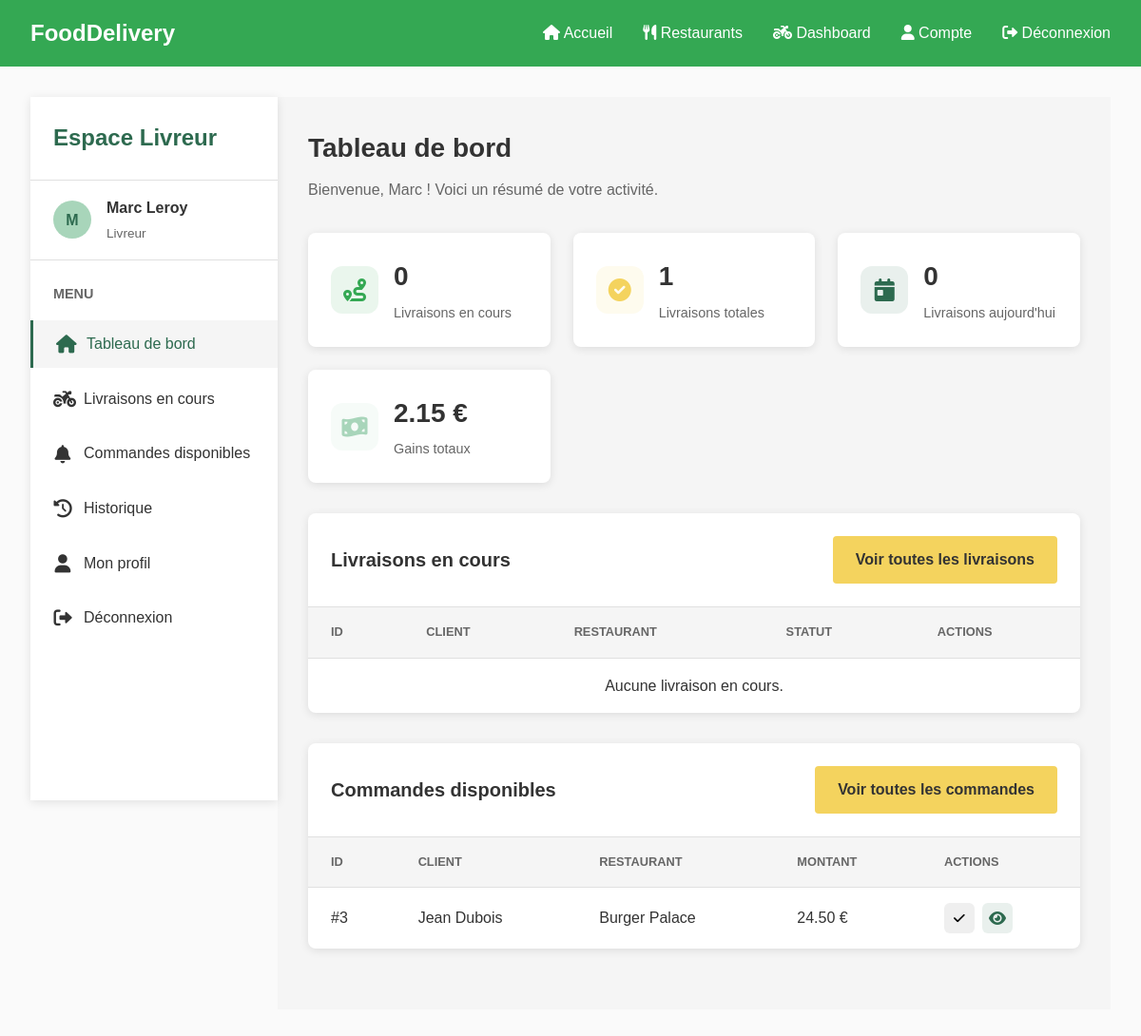
The app's page /pages/livreur/dashboard.php (signed in) with its own data.
### tables this page shows
CREATE TABLE Livreur (
    id_livreur INT AUTO_INCREMENT PRIMARY KEY,
    nom_l VARCHAR(50) NOT NULL,
    prenom_l VARCHAR(50) NOT NULL,
    email VARCHAR(100) NOT NULL UNIQUE,
    telephone VARCHAR(20) NOT NULL,
    mot_de_passe VARCHAR(255) NOT NULL,
    vehicule ENUM('scooter', 'velo', 'voiture') DEFAULT 'scooter',
    date_inscription DATETIME DEFAULT CURRENT_TIMESTAMP
);

CREATE TABLE Commande (
    id_commande INT AUTO_INCREMENT PRIMARY KEY,
    id_client INT NOT NULL,
    id_livreur INT,
    statut ENUM('en attente', 'confirmé', 'en préparation', 'en livraison', 'livré', 'annulé') DEFAULT 'en attente',
    date DATETIME DEFAULT CURRENT_TIMESTAMP,
    FOREIGN KEY (id_client) REFERENCES Client(id_client) ON DELETE CASCADE,
    FOREIGN KEY (id_livreur) REFERENCES Livreur(id_livreur) ON DELETE SET NULL
);

CREATE TABLE Client (
    id_client INT AUTO_INCREMENT PRIMARY KEY,
    nom_c VARCHAR(50) NOT NULL,
    prenom_c VARCHAR(50) NOT NULL,
    adresse_c TEXT NOT NULL,
    email VARCHAR(100) NOT NULL UNIQUE,
    mot_de_passe VARCHAR(255) NOT NULL,
    date_inscription DATETIME DEFAULT CURRENT_TIMESTAMP
);

### pages/livreur/dashboard.php (the view, shortened to what this page needs)
<?php
include_once '../../includes/header.php';
$livreurId = $_SESSION['user_id'];
function getLivreurInfo($livreurId) {
    try {
        $conn = getDbConnection();
        $stmt = $conn->prepare("SELECT * FROM Livreur WHERE id_livreur = :id");
        $stmt->bindParam(':id', $livreurId);
        $stmt->execute();
        return $stmt->fetch(PDO::FETCH_ASSOC);
    } catch (PDOException $e) {
        return null;
    }
}
function getCurrentDeliveries($livreurId) {
    try {
        $conn = getDbConnection();
        $stmt = $conn->prepare("SELECT c.*, cl.nom_c, cl.prenom_c, cl.adresse_c, r.nom_r, r.adresse_r, p.montant
                               FROM Commande c
                               JOIN Client cl ON c.id_client = cl.id_client
                               JOIN Paiement p ON c.id_commande = p.id_commande
                               JOIN Contient co ON c.id_commande = co.id_commande
                               JOIN Produit pr ON co.id_produit = pr.id_produit
                               JOIN Restaurant r ON pr.id_restaurant = r.id_restaurant
                               WHERE c.id_livreur = :livreurId
                               AND c.statut IN ('confirmé', 'en préparation', 'en livraison')
                               GROUP BY c.id_commande
                               ORDER BY c.date DESC");
        $stmt->bindParam(':livreurId', $livreurId);
        $stmt->execute();
        return $stmt->fetchAll(PDO::FETCH_ASSOC);
    } catch (PDOException $e) {
        return [];
    }
}
function countTotalDeliveries($livreurId) {
    try {
        $conn = getDbConnection();
        $stmt = $conn->prepare("SELECT COUNT(*) as total FROM Commande WHERE id_livreur = :livreurId");
        $stmt->bindParam(':livreurId', $livreurId);
        $stmt->execute();
        $result = $stmt->fetch(PDO::FETCH_ASSOC);
        return $result['total'];
    } catch (PDOException $e) {
        return 0;
    }
}
function countTodayDeliveries($livreurId) {
    try {
        $conn = getDbConnection();
        $today = date('Y-m-d');
        $stmt = $conn->prepare("SELECT COUNT(*) as total FROM Commande
                               WHERE id_livreur = :livreurId
                               AND DATE(date) = :today");
        $stmt->bindParam(':livreurId', $livreurId);
        $stmt->bindParam(':today', $today);
        $stmt->execute();
        $result = $stmt->fetch(PDO::FETCH_ASSOC);
        return $result['total'];
    } catch (PDOException $e) {
        return 0;
    }
}
function calculateTotalEarnings($livreurId) {
    try {
        $conn = getDbConnection();
        $stmt = $conn->prepare("SELECT SUM(p.montant * 0.1) as total
                               FROM Paiement p
                               JOIN Commande c ON p.id_commande = c.id_commande
                               WHERE c.id_livreur = :livreurId
                               AND c.statut = 'livré'");
        $stmt->bindParam(':livreurId', $livreurId);
        $stmt->execute();
        $result = $stmt->fetch(PDO::FETCH_ASSOC);
        return $result['total'] ? $result['total'] : 0;
    } catch (PDOException $e) {
        return 0;
    }
}
function getAvailableOrders() {
    try {
        $conn = getDbConnection();
        $stmt = $conn->prepare("SELECT c.*, cl.nom_c, cl.prenom_c, cl.adresse_c, r.nom_r, r.adresse_r, p.montant
                               FROM Commande c
                               JOIN Client cl ON c.id_client = cl.id_client
                               JOIN Paiement p ON c.id_commande = p.id_commande
                               JOIN Contient co ON c.id_commande = co.id_commande
                               JOIN Produit pr ON co.id_produit = pr.id_produit
                               JOIN Restaurant r ON pr.id_restaurant = r.id_restaurant
                               WHERE c.id_livreur IS NULL
                               AND c.statut = 'confirmé'
                               GROUP BY c.id_commande
                               ORDER BY c.date DESC");
        $stmt->execute();
        return $stmt->fetchAll(PDO::FETCH_ASSOC);
    } catch (PDOException $e) {
        return [];
    }
}
$livreur = getLivreurInfo($livreurId);
$currentDeliveries = getCurrentDeliveries($livreurId);
$availableOrders = getAvailableOrders();
$totalDeliveries = countTotalDeliveries($livreurId);
$todayDeliveries = countTodayDeliveries($livreurId);
$totalEarnings = calculateTotalEarnings($livreurId);
?>
<div class="dashboard-container">
    <div class="dashboard-sidebar">
        <div class="sidebar-header">
            <h2>Espace Livreur</h2>
        </div>
        <div class="sidebar-user">
            <div class="user-avatar">
                <?php echo strtoupper(substr($livreur['prenom_l'], 0, 1)); ?>
            </div>
            <div class="user-info">
                <div class="user-name"><?php echo htmlspecialchars($livreur['prenom_l'] . ' ' . $livreur['nom_l']); ?></div>
                <div class="user-role">Livreur</div>
            </div>
        </div>
        <div class="sidebar-menu">
            <h3>Menu</h3>
            <ul class="menu-items">
                <li>
                    <a href="#dashboard" class="active">
                        <i class="fas fa-home"></i>
                        <span>Tableau de bord</span>
                    </a>
                </li>
                <li>
                    <a href="#current-deliveries">
                        <i class="fas fa-motorcycle"></i>
                        <span>Livraisons en cours</span>
                    </a>
                </li>
                <li>
                    <a href="#available-orders">
                        <i class="fas fa-bell"></i>
                        <span>Commandes disponibles</span>
                    </a>
                </li>
                <li>
                    <a href="#delivery-history">
                        <i class="fas fa-history"></i>
                        <span>Historique</span>
                    </a>
                </li>
                <li>
                    <a href="#profile">
                        <i class="fas fa-user"></i>
                        <span>Mon profil</span>
                    </a>
                </li>
                <li>
                    <a href="/pages/auth/logout.php">
                        <i class="fas fa-sign-out-alt"></i>
                        <span>Déconnexion</span>
                    </a>
                </li>
            </ul>
        </div>
    </div>
    <div class="dashboard-content">
        <section id="dashboard">
            <div class="content-header">
                <h1>Tableau de bord</h1>
                <p>Bienvenue, <?php echo htmlspecialchars($livreur['prenom_l']); ?> ! Voici un résumé de votre activité.</p>
            </div>
            <div class="info-cards">
                <div class="info-card">
                    <div class="info-card-icon primary">
                        <i class="fas fa-route"></i>
                    </div>
                    <div class="info-card-content">
                        <div class="info-card-value"><?php echo count($currentDeliveries); ?></div>
                        <div class="info-card-label">Livraisons en cours</div>
                    </div>
                </div>
                <div class="info-card">
                    <div class="info-card-icon secondary">
                        <i class="fas fa-check-circle"></i>
                    </div>
                    <div class="info-card-content">
                        <div class="info-card-value"><?php echo $totalDeliveries; ?></div>
                        <div class="info-card-label">Livraisons totales</div>
                    </div>
                </div>
                <div class="info-card">
                    <div class="info-card-icon accent">
                        <i class="fas fa-calendar-day"></i>
                    </div>
                    <div class="info-card-content">
                        <div class="info-card-value"><?php echo $todayDeliveries; ?></div>
                        <div class="info-card-label">Livraisons aujourd'hui</div>
                    </div>
                </div>
                <div class="info-card">
                    <div class="info-card-icon light">
                        <i class="fas fa-money-bill-wave"></i>
                    </div>
                    <div class="info-card-content">
                        <div class="info-card-value"><?php echo number_format($totalEarnings, 2); ?> €</div>
                        <div class="info-card-label">Gains totaux</div>
                    </div>
                </div>
            </div>
            <div class="data-table-container">
                <div class="data-table-header">
                    <h2>Livraisons en cours</h2>
                    <div class="data-table-actions">
                        <a href="#current-deliveries" class="btn btn-primary">Voir toutes les livraisons</a>
                    </div>
                </div>
                <table class="data-table">
                    <thead>
                        <tr>
                            <th>ID</th>
                            <th>Client</th>
                            <th>Restaurant</th>
                            <th>Statut</th>
                            <th>Actions</th>
                        </tr>
                    </thead>
                    <tbody>
                        <?php if (count($currentDeliveries) === 0): ?>
                        <tr>
                            <td colspan="5" style="text-align: center;">Aucune livraison en cours.</td>
                        </tr>
                        <?php endif; ?>
                    </tbody>
                </table>
            </div>
            <div class="data-table-container">
                <div class="data-table-header">
                    <h2>Commandes disponibles</h2>
                    <div class="data-table-actions">
                        <a href="#available-orders" class="btn btn-primary">Voir toutes les commandes</a>
                    </div>
                </div>
                <table class="data-table">
                    <thead>
                        <tr>
                            <th>ID</th>
                            <th>Client</th>
                            <th>Restaurant</th>
                            <th>Montant</th>
                            <th>Actions</th>
                        </tr>
                    </thead>
                    <tbody>
                        <?php if (count($availableOrders) === 0): ?>
                        <tr>
                            <td colspan="5" style="text-align: center;">Aucune commande disponible pour livraison.</td>
                        </tr>
                        <?php else: ?>
                        <?php
                        $displayedOrders = array_slice($availableOrders, 0, 3);
                        foreach ($displayedOrders as $order):
                        ?>
                        <tr>
                            <td>#<?php echo $order['id_commande']; ?></td>
                            <td><?php echo htmlspecialchars($order['prenom_c'] . ' ' . $order['nom_c']); ?></td>
                            <td><?php echo htmlspecialchars($order['nom_r']); ?></td>
                            <td><?php echo number_format($order['montant'], 2); ?> €</td>
                            <td>
                                <div class="row-actions">
                                    <form method="POST" action="" class="accept-form">
                                        <button type="submit" name="accept_order" class="btn-icon primary">
                                            <i class="fas fa-check"></i>
                                        </button>
                                    </form>
                                    <a href="#order-<?php echo $order['id_commande']; ?>" class="btn-icon view order-details-btn">
                                        <i class="fas fa-eye"></i>
                                    </a>
                                </div>
                            </td>
                        </tr>
                        <?php endforeach; ?>
                        <?php endif; ?>
                    </tbody>
                </table>
            </div>
        </section>
    </div>
</div>
</body>
</html>

### assets/css/style.css (style rules this page uses)
:root { --vert-frais: #34A853; --vert-doux: #A8D5BA; --jaune-pastel: #F4D35E; --blanc-pur: #FAFAFA; --vert-fonce: #2D6A4F; }
* { margin: 0; padding: 0; box-sizing: border-box; font-family: 'Arial', sans-serif; }
body { background-color: var(--blanc-pur); color: #333; line-height: 1.6; }
a { text-decoration: none; color: inherit; }
ul { list-style: none; }
.btn { display: inline-block; padding: 0.75rem 1.5rem; background-color: var(--jaune-pastel); color: #333; border: none; border-radius: 4px; cursor: pointer; font-weight: bold; transition: all 0.3s ease; }
.btn-primary { background-color: var(--jaune-pastel); }

### pages/livreur/dashboard.php (style rules this page uses)
.accept-form { display: inline-block; }

### records on screen
livreur: prenom_l "M", prenom_l+nom_l "Marc Leroy", prenom_l "Marc"
commande: id_commande "3", id_client.nom_c "Jean Dubois", nom_r "Burger Palace", montant "24.50"

### other values on screen
count($currentDeliveries) "0"
$totalDeliveries "1"
$todayDeliveries "0"
$totalEarnings "2.15"
